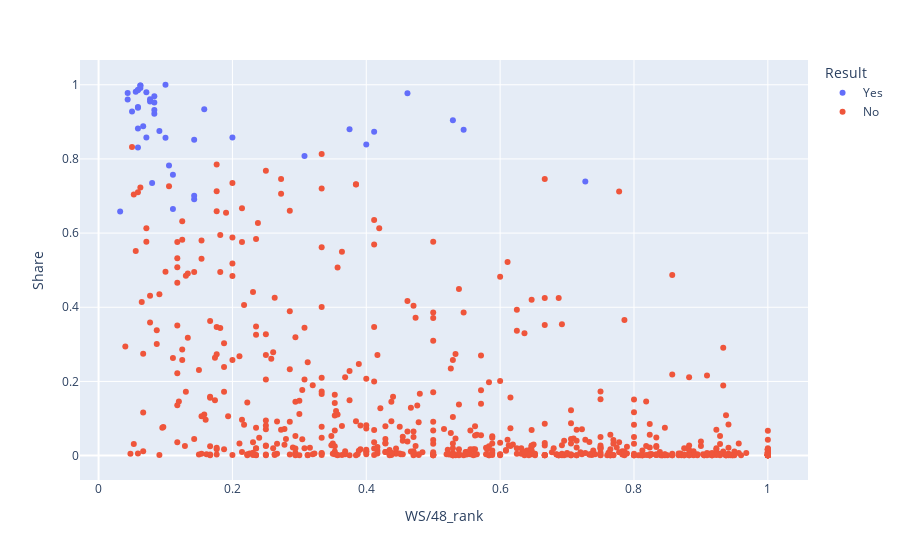

Notebook cell for this chart:
### Code cell
fig7 = plex.scatter(MVP_main_rankings,
                    y = 'Share',
                    x = 'WS/48_rank',
                    color='Result',
                    hover_name='Player',
                    hover_data=['Year']
                   )

fig7.show()

### Figure 1 — Plotly figure (JSON) as saved in the notebook; plotly's stock layout.template omitted (floating-point values rounded to 4 significant figures; data arrays with more than 128 entries replaced by an {"elided": "..."} marker saying what was removed)
{"data": [{"customdata": [[1980], [1981], [1982], [1983], [1984], [1985], [1986], [1987], [1988], [1989], [1990], [1991], [1992], [1993], [1994], [1995], [1996], [1997], [1998], [1999], [2000], [2001], [2002], [2003], [2004], [2005], [2006], [2007], [2008], [2009], [2010], [2011], [2012], [2013], [2014], [2015], [2016], [2017], [2018], [2019], [2020], [2021], [2022]], "hovertemplate": "<b>%{hovertext}</b><br><br>Result=Yes<br>WS/48_rank=%{x}<br>Share=%{y}<br>Year=%{customdata[0]}<extra></extra>", "hovertext": ["Kareem Abdul-Jabbar", "Julius Erving", "Moses Malone", "Moses Malone", "Larry Bird", "Larry Bird", "Larry Bird", "Magic Johnson", "Michael Jordan", "Magic Johnson", "Magic Johnson", "Michael Jordan", "Michael Jordan", "Charles Barkley", "Hakeem Olajuwon", "David Robinson", "Michael Jordan", "Karl Malone", "Michael Jordan", "Karl Malone", "Shaquille O'Neal", "Allen Iverson", "Tim Duncan", "Tim Duncan", "Kevin Garnett", "Steve Nash", "Steve Nash", "Dirk Nowitzki", "Kobe Bryant", "LeBron James", "LeBron James", "Derrick Rose", "LeBron James", "LeBron James", "Kevin Durant", "Stephen Curry", "Stephen Curry", "Russell Westbrook", "James Harden", "Giannis Antetokounmpo", "Giannis Antetokounmpo", "Nikola Jokić", "Nikola Jokić"], "legendgroup": "Yes", "marker": {"color": "#636efa", "symbol": "circle"}, "mode": "markers", "name": "Yes", "orientation": "v", "showlegend": true, "type": "scatter", "x": [0.1111, 0.03226, 0.08, 0.04348, 0.2, 0.04348, 0.05556, 0.05882, 0.05882, 0.1053, 0.1429, 0.05, 0.05882, 0.1429, 0.375, 0.07143, 0.05882, 0.1, 0.1579, 0.1429, 0.0625, 0.5294, 0.1111, 0.3077, 0.0625, 0.4, 0.7273, 0.05882, 0.4118, 0.08333, 0.07143, 0.4615, 0.06667, 0.0625, 0.05882, 0.08333, 0.1, 0.5455, 0.07692, 0.08333, 0.08333, 0.07692, 0.09091], "xaxis": "x", "y": [0.665, 0.658, 0.735, 0.96, 0.858, 0.978, 0.981, 0.94, 0.831, 0.782, 0.691, 0.928, 0.938, 0.852, 0.88, 0.858, 0.986, 0.857, 0.934, 0.701, 0.998, 0.904, 0.757, 0.808, 0.991, 0.839, 0.739, 0.882, 0.873, 0.969, 0.98, 0.977, 0.888, 0.998, 0.986, 0.922, 1, 0.879, 0.955, 0.932, 0.952, 0.961, 0.875], "yaxis": "y"}, {"customdata": {"elided": "647x1 int values"}, "hovertemplate": "<b>%{hovertext}</b><br><br>Result=No<br>WS/48_rank=%{x}<br>Share=%{y}<br>Year=%{customdata[0]}<extra></extra>", "hovertext": {"elided": "647 str values"}, "legendgroup": "No", "marker": {"color": "#EF553B", "symbol": "circle"}, "mode": "markers", "name": "No", "orientation": "v", "showlegend": true, "type": "scatter", "x": {"elided": "647 float values"}, "xaxis": "x", "y": {"elided": "647 float values"}, "yaxis": "y"}], "layout": {"autosize": true, "legend": {"title": {"text": "Result"}, "tracegroupgap": 0}, "margin": {"t": 60}, "xaxis": {"anchor": "y", "autorange": true, "domain": [0, 1], "range": [-0.02867, 1.061], "title": {"text": "WS/48_rank"}, "type": "linear"}, "yaxis": {"anchor": "x", "autorange": true, "domain": [0, 1], "range": [-0.07635, 1.077], "title": {"text": "Share"}, "type": "linear"}}}
